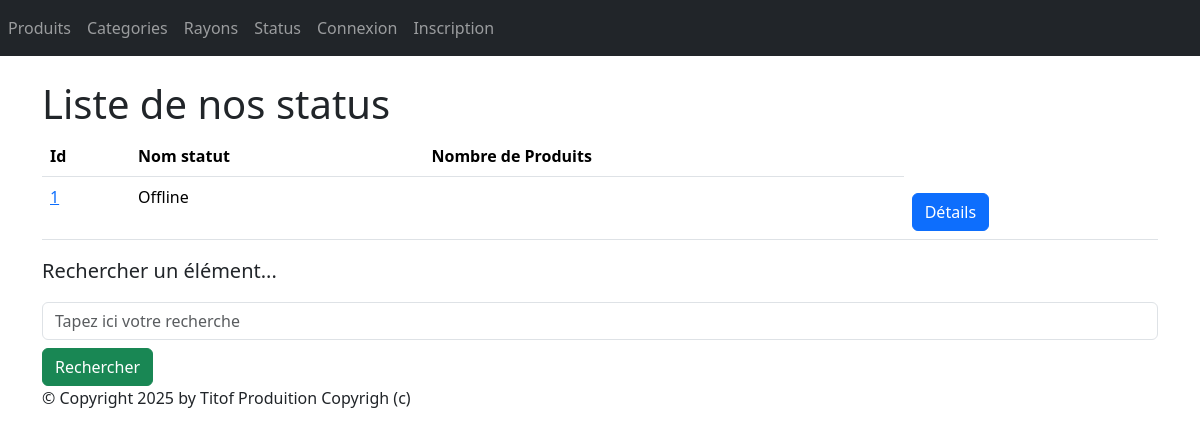
The app's page /monApp/list_status, older data.
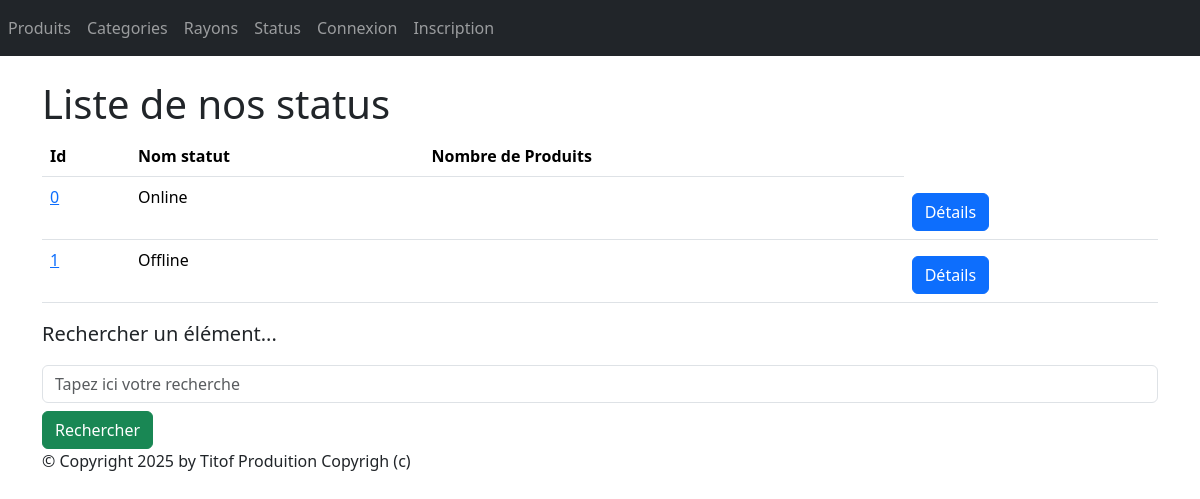
The same page, newer data.
### monApp/models.py (models this page shows, shortened)
class Statut(models.Model):
    idStatus = models.AutoField(primary_key=True)
    libelleStatus = models.CharField(max_length=100)

### monApp/views.py (the view)
def list_status(request):
    status = Statut.objects.all()
    return render(request, "monApp/list_statut.html", {'status': status})

### monApp/templates/monApp/list_statut.html
{%extends "monApp/base.html"%}
{%block contenu%}
<h1>Liste de nos status</h1>
<table class="table">
    <thead>
        <th>Id</th>
        <th>Nom statut</th>
        <th>Nombre de Produits</th>
    </thead>
    <tbody>
        {% for statut in status %}
        <tr>
            <td><a href="{% url 'statut-dtl' statut.idStatus %}">{{ statut.idStatus }}</a></td>
            <td>{{ statut.libelleStatus }} </td>
            <td>{{ statut.nb_produits }} </td>
            <td>
                <a href="{% url 'statut-dtl' statut.idStatus %}" class="btn btn-primary mt-2">Détails</a>
            </td>
        </tr>
        {% endfor %}
    </tbody>
</table>
<p class="lead mb-3 ml-0">Rechercher un élément...</p>
<form method="GET" action="">
    <input class="form-control" type="text" name="search" placeholder="Tapez ici votre recherche"
        value="{{ request.GET.search }}">
    <button type="submit" class="btn btn-success mt-2">Rechercher</button>
</form>
{%endblock%}

Row changes from the older to the newer data that the page shows:
added Statut: idStatus "0", libelleStatus "Online"
